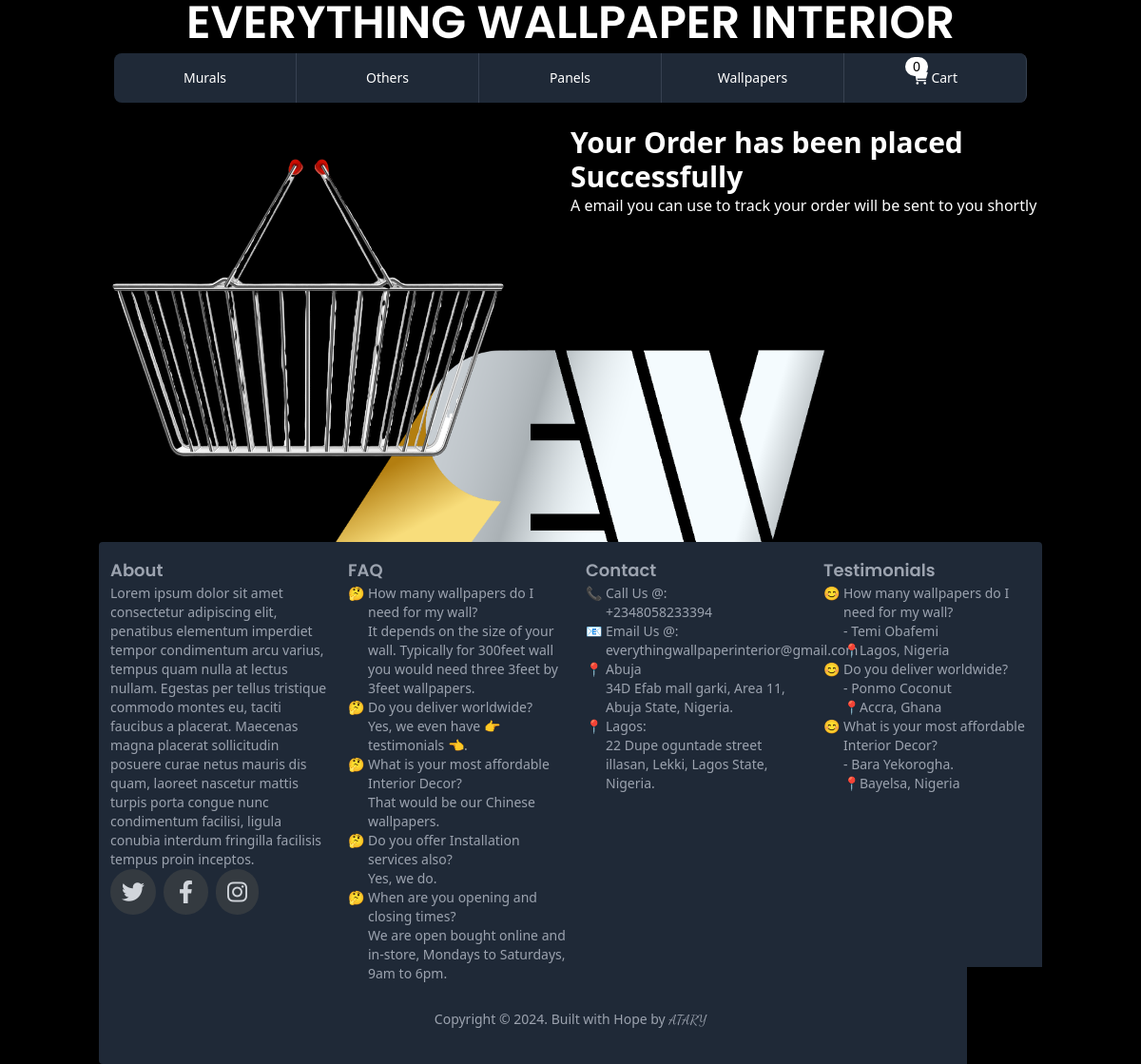
Page /cart/success/ on the committed database.
### product/models.py (models this page shows, shortened)
class Category(models.Model):
    name = models.CharField(max_length=255)
    slug = models.SlugField(max_length=255)
    class Meta:
        ordering = ('name', )
        verbose_name_plural = "categories"

### cart/views.py (the view)
# urls.py: path('success/', success, name='success')
def success(request):
    categories = cache.get('categories')
    if not categories:
        categories = list(Category.objects.values('id', 'name', 'slug'))
        cache.set('categories', categories, timeout=3600)
    cart = Cart(request)
    context = {
        'categories': categories,
        'items_in_cart': len(cart),
    }
    return render(request, 'cart/success.html', context )

### cart/cart.py (called while the page is built)
    def __len__(self):
        return sum(item['quantity'] for item in self.cart.values())

### cart/context_processors.py (called while the page is built)
def cart(request):
    return {'cart': Cart(request)}

### cart/templates/cart/success.html (shortened to what this page needs)
{% extends 'core/base.html' %}
{% load static %}
{% block content %}
    <div class="max-w-6xl mx-auto flex flex-wrap items-start  py-10 md:py-6 px-6 xl:px-0 lg:mb-[-20rem]">
        <img src="{% static 'images/shopping-cart.png' %}" alt="no {{ active_category }} avaliable image" class=" w-full md:w-2/4"/>
            <div class="text-white w-full md:w-2/4">
                <h2 class="text-3xl font-semibold text-center md:text-left">Your Order has been placed Successfully</h2>
                <p class="text-center md:text-left">A email you can use to track your order will be sent to you shortly</p>
            </div>
    </div>
{% endblock %}

### core/templates/core/base.html (shortened to what this page needs)
{% load static %}
<!DOCTYPE html>
<html lang="en">
<head>
    <link rel="stylesheet" href="https://cdnjs.cloudflare.com/ajax/libs/font-awesome/6.0.0-beta3/css/all.min.css">
    <script src="{% static 'js/tailwind.js' %}"></script>
</head>
<body class="bg-black">
    <a href="{% url 'index' %}">
        <h1 class="poppins-semibold text-white text-center uppercase text-lg md:text-5xl hidden md:block z-10 pb-2">
        </h1>
    </a>
    <nav class="block  z-10">
    <ul class=" hidden w-4/5 mx-auto text-sm font-medium text-center text-gray-500 rounded-lg z-10 shadow hidden md:block md:flex  dark:divide-gray-700 dark:text-white">
        {% for category in categories %}
        <li class="w-full focus-within:z-10">
            <a href="{% url 'index' %}?category={{ category.slug }}" class="inline-block w-full p-4   border-r  border-gray-700  hover:bg-gray-700 {% if forloop.counter > 1 %}rounded-s-0{% else %}rounded-s-lg{% endif %} focus:ring-2 focus:ring-white active focus:outline-none {% if category.slug == active_category %} border-2 border-white {% endif %} bg-gray-800 text-white" aria-current="page">{{ category.name }}</a>
        </li>
        {% endfor %}
        <li class="w-full focus-within:z-10">
            <a href="{% url 'cart' %}" id="menu-cart-button" class="inline-block w-full p-4   border-r  border-gray-700 border-s-0  hover:bg-gray-700  focus:ring-2 focus:ring-white active focus:outline-none bg-gray-800 text-white rounded-e-lg">
                {% include 'cart/menu_cart.html' %}
            </a>
        </li>
    </ul>
    </nav>
    <img src="{% static 'images/logoB.png' %}" class="background-image fixed top-16 md:top-1" alt="Everything Wallpaper Interior Logo 2">
    {% block content %}
    {% endblock %}
    <footer class="mt-8 sm:mt-[20rem] md:mt-[10rem] lg:mt-[20rem] w-full text-gray-400 flex lg:flex-col ">
        <div class="w-full lg:w-[62rem]  bg-gray-800 lg:mx-auto mr-5 ml-5 py-4 rounded lg:grid lg:grid-cols-4 lg:gap-2 mx-auto">
            <div class="ml-3 focus:text-white hover:text-white mb-2 lg:mb-0">
                <h2 class="poppins-semibold text-lg">About</h2>
                <p class="text-sm">Lorem ipsum dolor sit amet consectetur adipiscing elit, penatibus elementum imperdiet tempor condimentum arcu varius, tempus quam nulla at lectus nullam. Egestas per tellus tristique commodo montes eu, taciti faucibus a placerat. Maecenas magna placerat sollicitudin posuere curae netus mauris dis quam, laoreet nascetur mattis turpis porta congue nunc condimentum facilisi, ligula conubia interdum fringilla facilisis tempus proin inceptos.</p>
                <div class="text-2xl flex flex-row space-x-2">
                    <span>
                      <i class="fa-brands cursor-pointer hover:bg-mustard fa-twitter py-3 px-3 rounded-full text-gray-300 bg-[#343a40]"></i>
                    </span>
                    <span>
                      <i class="fa-brands  cursor-pointer hover:bg-mustard  fa-facebook-f py-3 px-4 rounded-full text-gray-300  bg-[#343a40]"></i>
                    </span>
                    <span>
                      <i class="fa-brands  cursor-pointer  hover:bg-mustard fa-instagram py-3 px-3 rounded-full text-gray-300  bg-[#343a40]"></i>
                    </span>
                </div>
            </div>
            <div class="ml-3 focus:text-white hover:text-white  mb-2 lg:mb-0 ">
                <h2 class="poppins-semibold text-lg">FAQ</h2>
                <ul class="text-sm">
                    <li class="flex gap-1">
                        <span>&#129300;</span>
                        <p>
                        How many wallpapers do I need for my wall?</br>
                        It depends on the size of your wall. Typically for 300feet wall you would need three 3feet by 3feet wallpapers.</p>
                    </li>
                    <li class="flex gap-1">
                        <span>&#129300;</span>
                        <p>Do you deliver worldwide?</br>
                         Yes, we even have &#128073; testimonials &#128072;.</p>
                    </li>
                    <li class="flex gap-1">
                        <span>&#129300;</span>
                        <p>What is your most affordable Interior Decor?</br>
                        That would be our Chinese wallpapers.</p>
                    </li>
                    <li class="flex gap-1">
                        <span>&#129300;</span>
                        <p>Do you offer Installation services also?</br>
                        Yes, we do.</p>
                    </li>
                    <li class="flex gap-1">
                        <span>&#129300;</span>
                        <p>When are you opening and closing times?</br>
                        We are open bought online and in-store, Mondays to Saturdays, 9am to 6pm.</p>
                    </li>
                </ul>
            </div>
            <div class="ml-3 focus:text-white hover:text-white  mb-2 lg:mb-0 ">
                <h2 class="poppins-semibold text-lg">Contact</h2>
                <ul class="text-sm">
                    <li class="flex gap-1">
                        <span>&#128222;</span>
                        <a href="tel:+2348058233394" class="hover:underline hover:underline-offset-2">
                        Call Us @:</br>
                        +2348058233394</a>
                    </li>
                    <li class="flex gap-1">
                        <span>&#128231;</span>
                        <a href="mailto:everythingwallpaperinterior@gmail.com"  class="hover:underline hover:underline-offset-2">
                        Email Us @:</br>
                        everythingwallpaperinterior@gmail.com</a>
                    </li>
                    <li class="flex gap-1">
                        <span>&#128205;</span>
                        <p>
                        Abuja</br>
                        34D Efab mall garki, Area 11, Abuja State, Nigeria.</p>
                    </li>
                    <li class="flex gap-1">
                        <span>&#128205;</span>
                        <p>Lagos:</br>
                            22 Dupe oguntade street illasan, Lekki, Lagos State, Nigeria.</p>
                    </li>
                </ul>
            </div>
            <div class="ml-3 focus:text-white hover:text-white  mb-2 lg:mb-0">
                <h3 class="poppins-semibold text-lg">Testimonials</h3>
                <ul class="text-sm">
                    <li class="flex gap-1">
                        <span>&#128522;</span>
                        <p>
                        How many wallpapers do I need for my wall?</br>
                        - Temi Obafemi</br>
                        &#128205;Lagos, Nigeria
                    </p>
                    </li>
                    <li class="flex gap-1">
                        <span>&#128522;</span>
                        <p>Do you deliver worldwide?</br>
                         - Ponmo Coconut</br>
                         &#128205;Accra, Ghana
                        </p>
                    </li>
                    <li class="flex gap-1">
                        <span>&#128522;</span>
                        <p>What is your most affordable Interior Decor?</br>
                        - Bara Yekorogha.</br>
                        &#128205;Bayelsa, Nigeria</p>
                    </li>
                </ul>
            </div>
            <div class="text-sm m-3 sm:m-5 col-span-4 hover:text-white">
                <h3 class=text-center>Copyright &#169; 2024. Built with Hope by <a class="dancing-script uppercase hover:underline hover:underline-offset-2 " href="https://www.instagram.com/atari.can/">Atary</a></h3>
            </div>
        </div>
    </footer>
</body>
</html>

### core/templates/core/base.html (style rules this page uses)
:root { --tw-shadow-color: black; }
.dancing-script { font-family: "Dancing Script", cursive; font-optical-sizing: auto; font-weight: 400; font-style: normal; }
.poppins-semibold { font-family: "Poppins", sans-serif; font-weight: 600; font-style: normal; }
.background-image { z-index: -1; position: relative; }
.active { display: block; }

### rows in the picture
Category: name "Murals"
Category: name "Others"
Category: name "Panels"
Category: name "Wallpapers"

### other values in the picture
{{ items_in_cart }} "0"
